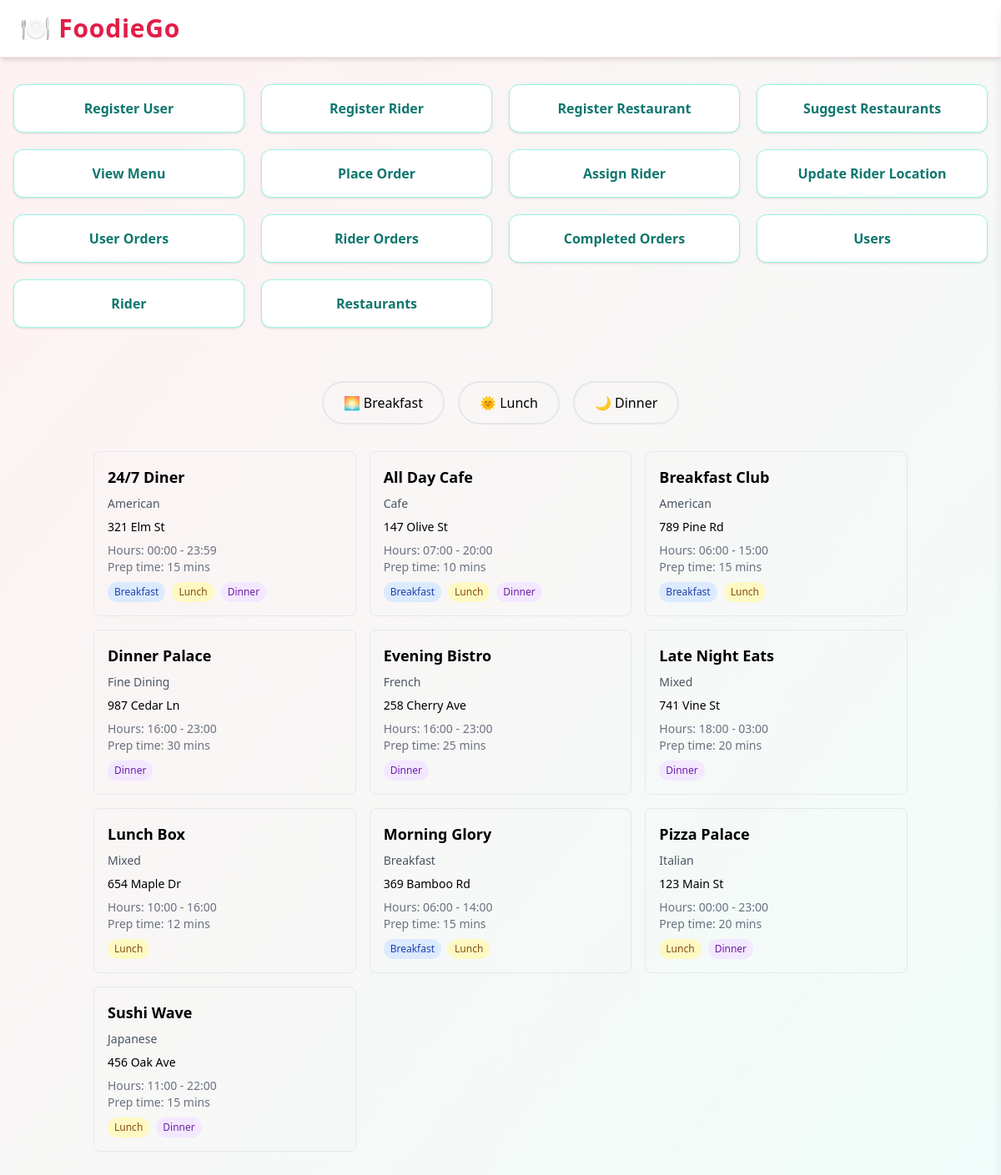
/place_order, run on the app's committed database.
### tables this page shows
CREATE TABLE restaurants (
                    restaurant_id INTEGER PRIMARY KEY AUTOINCREMENT,
                    name TEXT NOT NULL,
                    location TEXT NOT NULL,
                    food_type TEXT DEFAULT 'Mixed',
                    prep_time INTEGER DEFAULT 10,
                    opening_time TIME DEFAULT '09:00:00',
                    closing_time TIME DEFAULT '22:00:00',
                    serves_breakfast BOOLEAN DEFAULT 1,
                    serves_lunch BOOLEAN DEFAULT 1,
                    serves_dinner BOOLEAN DEFAULT 1
                );

### app.py (the view)
@app.route('/place_order')
def place_order_page():
    with db_cursor() as cursor:
        cursor.execute("""
            SELECT * FROM restaurants
            ORDER BY name
        """)
        restaurants = cursor.fetchall()
        return render_template('place_order.html', restaurants=restaurants)

### db.py (called while the page is built)
@contextmanager
def db_cursor():
    conn = sqlite3.connect('food_delivery.db')
    conn.row_factory = sqlite3.Row  # Set BEFORE creating the cursor!
    cursor = conn.cursor()
    try:
        yield cursor
        conn.commit()
    except Exception as e:
        conn.rollback()
        raise e
    finally:
        cursor.close()
        conn.close()

### templates/place_order.html (shortened to what this page needs)
{% extends 'base.html' %}
{% block content %}
<div class="container mx-auto p-6">
    <div class="flex justify-center gap-4 mb-8">
        <button id="breakfast-btn" class="meal-btn px-6 py-3 rounded-full border-2 transition-all">
            🌅 Breakfast
        </button>
        <button id="lunch-btn" class="meal-btn px-6 py-3 rounded-full border-2 transition-all">
            🌞 Lunch
        </button>
        <button id="dinner-btn" class="meal-btn px-6 py-3 rounded-full border-2 transition-all">
            🌙 Dinner
        </button>
    </div>
    <div id="restaurantList" class="grid grid-cols-1 md:grid-cols-2 lg:grid-cols-3 gap-4">
        {% for restaurant in restaurants %}
        <div class="restaurant-card border rounded-lg p-4 hover:shadow-lg cursor-pointer"
             data-id="{{ restaurant.restaurant_id }}"
             data-meals="{{ restaurant.serves_breakfast }},{{ restaurant.serves_lunch }},{{ restaurant.serves_dinner }}"
             data-prep-time="{{ restaurant.prep_time }}">
            <div class="flex justify-between items-start mb-2">
                <h3 class="font-bold text-lg">{{ restaurant.name }}</h3>
            </div>
            <p class="text-gray-600 text-sm mb-2">{{ restaurant.food_type }}</p>
            <p class="text-sm mb-2">{{ restaurant.location }}</p>
            <div class="text-sm text-gray-500">
                <p>Hours: {{ restaurant.opening_time }} - {{ restaurant.closing_time }}</p>
                <p>Prep time: {{ restaurant.prep_time }} mins</p>
                <div class="flex gap-2 mt-2">
                    {% if restaurant.serves_breakfast %}
                    <span class="px-2 py-1 bg-blue-100 text-blue-800 rounded-full text-xs">Breakfast</span>
                    {% endif %}
                    {% if restaurant.serves_lunch %}
                    <span class="px-2 py-1 bg-yellow-100 text-yellow-800 rounded-full text-xs">Lunch</span>
                    {% endif %}
                    {% if restaurant.serves_dinner %}
                    <span class="px-2 py-1 bg-purple-100 text-purple-800 rounded-full text-xs">Dinner</span>
                    {% endif %}
                </div>
            </div>
        </div>
        {% endfor %}
    </div>
</div>
{% endblock %}

### static/css/styles.css (style rules this page uses)
body { background-color: #f3f4f6; }

### data on the page
restaurants: name "24/7 Diner", food_type "American", location "321 Elm St", opening_time "00:00", closing_time "23:59", prep_time "15", serves_breakfast "Breakfast", serves_lunch "Lunch", serves_dinner "Dinner"
restaurants: name "All Day Cafe", food_type "Cafe", location "147 Olive St", opening_time "07:00", closing_time "20:00", prep_time "10", serves_breakfast "Breakfast", serves_lunch "Lunch", serves_dinner "Dinner"
restaurants: name "Breakfast Club", food_type "American", location "789 Pine Rd", opening_time "06:00", closing_time "15:00", prep_time "15", serves_breakfast "Breakfast", serves_lunch "Lunch"
restaurants: name "Dinner Palace", food_type "Fine Dining", location "987 Cedar Ln", opening_time "16:00", closing_time "23:00", prep_time "30", serves_dinner "Dinner"
restaurants: name "Evening Bistro", food_type "French", location "258 Cherry Ave", opening_time "16:00", closing_time "23:00", prep_time "25", serves_dinner "Dinner"
restaurants: name "Late Night Eats", food_type "Mixed", location "741 Vine St", opening_time "18:00", closing_time "03:00", prep_time "20", serves_dinner "Dinner"
restaurants: name "Lunch Box", food_type "Mixed", location "654 Maple Dr", opening_time "10:00", closing_time "16:00", prep_time "12", serves_lunch "Lunch"
restaurants: name "Morning Glory", food_type "Breakfast", location "369 Bamboo Rd", opening_time "06:00", closing_time "14:00", prep_time "15", serves_breakfast "Breakfast", serves_lunch "Lunch"
restaurants: name "Pizza Palace", food_type "Italian", location "123 Main St", opening_time "00:00", closing_time "23:00", prep_time "20", serves_lunch "Lunch", serves_dinner "Dinner"
restaurants: name "Sushi Wave", food_type "Japanese", location "456 Oak Ave", opening_time "11:00", closing_time "22:00", prep_time "15", serves_lunch "Lunch", serves_dinner "Dinner"

### other printed values
{{ label }} "Register User" "Register Rider" "Register Restaurant" "Suggest Restaurants" "View Menu" "Place Order" "Assign Rider" "Update Rider Location" "User Orders" "Rider Orders" "Completed Orders" "Users" "Rider" "Restaurants"
